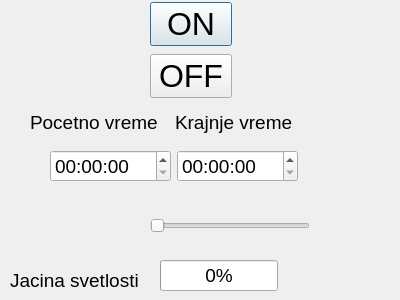
<?xml version="1.0" encoding="UTF-8"?>
<ui version="4.0">
 <class>sijalicaDialog</class>
 <widget class="QDialog" name="sijalicaDialog">
  <property name="geometry">
   <rect>
    <x>0</x>
    <y>0</y>
    <width>400</width>
    <height>300</height>
   </rect>
  </property>
  <property name="windowTitle">
   <string>Sijalica ON/OFF</string>
  </property>
  <widget class="QWidget" name="layoutWidget">
   <property name="geometry">
    <rect>
     <x>150</x>
     <y>0</y>
     <width>82</width>
     <height>100</height>
    </rect>
   </property>
   <layout class="QVBoxLayout" name="verticalLayout">
    <item>
     <widget class="QPushButton" name="sijalicaOn">
      <property name="font">
       <font>
        <pointsize>24</pointsize>
       </font>
      </property>
      <property name="text">
       <string>ON</string>
      </property>
     </widget>
    </item>
    <item>
     <widget class="QPushButton" name="sijalicaOFF">
      <property name="font">
       <font>
        <pointsize>24</pointsize>
       </font>
      </property>
      <property name="text">
       <string>OFF</string>
      </property>
     </widget>
    </item>
   </layout>
  </widget>
  <widget class="QSlider" name="pwmSlajder">
   <property name="geometry">
    <rect>
     <x>150</x>
     <y>200</y>
     <width>160</width>
     <height>51</height>
    </rect>
   </property>
   <property name="maximum">
    <number>100</number>
   </property>
   <property name="orientation">
    <enum>Qt::Horizontal</enum>
   </property>
  </widget>
  <widget class="QProgressBar" name="jacinaSvetla">
   <property name="geometry">
    <rect>
     <x>160</x>
     <y>260</y>
     <width>118</width>
     <height>31</height>
    </rect>
   </property>
   <property name="font">
    <font>
     <pointsize>14</pointsize>
    </font>
   </property>
   <property name="value">
    <number>0</number>
   </property>
  </widget>
  <widget class="QLabel" name="label_jacina">
   <property name="geometry">
    <rect>
     <x>10</x>
     <y>270</y>
     <width>141</width>
     <height>20</height>
    </rect>
   </property>
   <property name="font">
    <font>
     <pointsize>14</pointsize>
    </font>
   </property>
   <property name="text">
    <string>Jacina svetlosti</string>
   </property>
  </widget>
  <widget class="QWidget" name="layoutWidget">
   <property name="geometry">
    <rect>
     <x>50</x>
     <y>150</y>
     <width>248</width>
     <height>33</height>
    </rect>
   </property>
   <layout class="QHBoxLayout" name="horizontalLayout">
    <item>
     <widget class="QTimeEdit" name="timeStart">
      <property name="font">
       <font>
        <pointsize>14</pointsize>
       </font>
      </property>
     </widget>
    </item>
    <item>
     <widget class="QTimeEdit" name="timeEnd">
      <property name="font">
       <font>
        <pointsize>14</pointsize>
       </font>
      </property>
     </widget>
    </item>
   </layout>
  </widget>
  <widget class="QWidget" name="layoutWidget">
   <property name="geometry">
    <rect>
     <x>30</x>
     <y>110</y>
     <width>284</width>
     <height>25</height>
    </rect>
   </property>
   <layout class="QHBoxLayout" name="horizontalLayout_2">
    <item>
     <widget class="QLabel" name="label_PocetnoVreme">
      <property name="font">
       <font>
        <pointsize>14</pointsize>
       </font>
      </property>
      <property name="text">
       <string>Pocetno vreme</string>
      </property>
     </widget>
    </item>
    <item>
     <widget class="QLabel" name="label_krajnjeVreme">
      <property name="font">
       <font>
        <pointsize>14</pointsize>
       </font>
      </property>
      <property name="text">
       <string>Krajnje vreme</string>
      </property>
     </widget>
    </item>
   </layout>
  </widget>
 </widget>
 <resources/>
 <connections>
  <connection>
   <sender>pwmSlajder</sender>
   <signal>valueChanged(int)</signal>
   <receiver>jacinaSvetla</receiver>
   <slot>setValue(int)</slot>
   <hints>
    <hint type="sourcelabel">
     <x>218</x>
     <y>184</y>
    </hint>
    <hint type="destinationlabel">
     <x>230</x>
     <y>219</y>
    </hint>
   </hints>
  </connection>
 </connections>
</ui>
